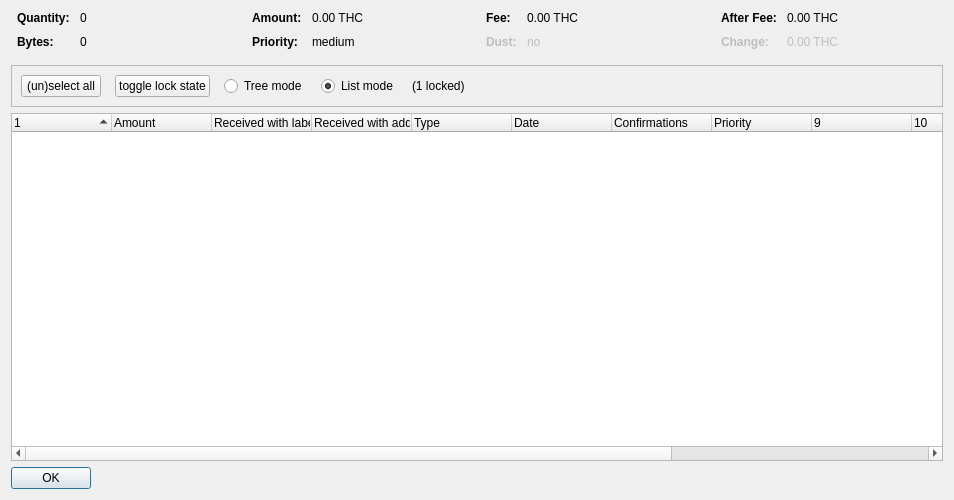
<?xml version="1.0" encoding="UTF-8"?>
<ui version="4.0">
 <class>CoinControlDialog</class>
 <widget class="QDialog" name="CoinControlDialog">
  <property name="geometry">
   <rect>
    <x>0</x>
    <y>0</y>
    <width>954</width>
    <height>500</height>
   </rect>
  </property>
  <property name="windowTitle">
   <string>Coin Selection</string>
  </property>
  <layout class="QVBoxLayout" name="verticalLayout">
   <item>
    <layout class="QHBoxLayout" name="horizontalLayoutTop" stretch="0,0,0,0">
     <property name="topMargin">
      <number>0</number>
     </property>
     <property name="bottomMargin">
      <number>10</number>
     </property>
     <item>
      <layout class="QFormLayout" name="formLayoutCoinControl1">
       <property name="horizontalSpacing">
        <number>10</number>
       </property>
       <property name="verticalSpacing">
        <number>10</number>
       </property>
       <property name="leftMargin">
        <number>6</number>
       </property>
       <property name="rightMargin">
        <number>6</number>
       </property>
       <item row="0" column="0">
        <widget class="QLabel" name="labelCoinControlQuantityText">
         <property name="font">
          <font>
           <weight>75</weight>
           <bold>true</bold>
          </font>
         </property>
         <property name="text">
          <string>Quantity:</string>
         </property>
        </widget>
       </item>
       <item row="0" column="1">
        <widget class="QLabel" name="labelCoinControlQuantity">
         <property name="cursor">
          <cursorShape>IBeamCursor</cursorShape>
         </property>
         <property name="contextMenuPolicy">
          <enum>Qt::ActionsContextMenu</enum>
         </property>
         <property name="text">
          <string notr="true">0</string>
         </property>
         <property name="textInteractionFlags">
          <set>Qt::LinksAccessibleByMouse|Qt::TextSelectableByKeyboard|Qt::TextSelectableByMouse</set>
         </property>
        </widget>
       </item>
       <item row="1" column="0">
        <widget class="QLabel" name="labelCoinControlBytesText">
         <property name="font">
          <font>
           <weight>75</weight>
           <bold>true</bold>
          </font>
         </property>
         <property name="text">
          <string>Bytes:</string>
         </property>
        </widget>
       </item>
       <item row="1" column="1">
        <widget class="QLabel" name="labelCoinControlBytes">
         <property name="cursor">
          <cursorShape>IBeamCursor</cursorShape>
         </property>
         <property name="contextMenuPolicy">
          <enum>Qt::ActionsContextMenu</enum>
         </property>
         <property name="text">
          <string notr="true">0</string>
         </property>
         <property name="textInteractionFlags">
          <set>Qt::LinksAccessibleByMouse|Qt::TextSelectableByKeyboard|Qt::TextSelectableByMouse</set>
         </property>
        </widget>
       </item>
      </layout>
     </item>
     <item>
      <layout class="QFormLayout" name="formLayoutCoinControl2">
       <property name="horizontalSpacing">
        <number>10</number>
       </property>
       <property name="verticalSpacing">
        <number>10</number>
       </property>
       <property name="leftMargin">
        <number>6</number>
       </property>
       <property name="rightMargin">
        <number>6</number>
       </property>
       <item row="0" column="0">
        <widget class="QLabel" name="labelCoinControlAmountText">
         <property name="font">
          <font>
           <weight>75</weight>
           <bold>true</bold>
          </font>
         </property>
         <property name="text">
          <string>Amount:</string>
         </property>
        </widget>
       </item>
       <item row="0" column="1">
        <widget class="QLabel" name="labelCoinControlAmount">
         <property name="cursor">
          <cursorShape>IBeamCursor</cursorShape>
         </property>
         <property name="contextMenuPolicy">
          <enum>Qt::ActionsContextMenu</enum>
         </property>
         <property name="text">
          <string notr="true">0.00 THC</string>
         </property>
         <property name="textInteractionFlags">
          <set>Qt::LinksAccessibleByMouse|Qt::TextSelectableByKeyboard|Qt::TextSelectableByMouse</set>
         </property>
        </widget>
       </item>
       <item row="1" column="0">
        <widget class="QLabel" name="labelCoinControlPriorityText">
         <property name="font">
          <font>
           <weight>75</weight>
           <bold>true</bold>
          </font>
         </property>
         <property name="text">
          <string>Priority:</string>
         </property>
        </widget>
       </item>
       <item row="1" column="1">
        <widget class="QLabel" name="labelCoinControlPriority">
         <property name="cursor">
          <cursorShape>IBeamCursor</cursorShape>
         </property>
         <property name="contextMenuPolicy">
          <enum>Qt::ActionsContextMenu</enum>
         </property>
         <property name="text">
          <string>medium</string>
         </property>
         <property name="textInteractionFlags">
          <set>Qt::LinksAccessibleByMouse|Qt::TextSelectableByKeyboard|Qt::TextSelectableByMouse</set>
         </property>
        </widget>
       </item>
      </layout>
     </item>
     <item>
      <layout class="QFormLayout" name="formLayoutCoinControl3">
       <property name="horizontalSpacing">
        <number>10</number>
       </property>
       <property name="verticalSpacing">
        <number>10</number>
       </property>
       <property name="leftMargin">
        <number>6</number>
       </property>
       <property name="rightMargin">
        <number>6</number>
       </property>
       <item row="0" column="0">
        <widget class="QLabel" name="labelCoinControlFeeText">
         <property name="font">
          <font>
           <weight>75</weight>
           <bold>true</bold>
          </font>
         </property>
         <property name="text">
          <string>Fee:</string>
         </property>
        </widget>
       </item>
       <item row="0" column="1">
        <widget class="QLabel" name="labelCoinControlFee">
         <property name="cursor">
          <cursorShape>IBeamCursor</cursorShape>
         </property>
         <property name="contextMenuPolicy">
          <enum>Qt::ActionsContextMenu</enum>
         </property>
         <property name="text">
          <string notr="true">0.00 THC</string>
         </property>
         <property name="textInteractionFlags">
          <set>Qt::LinksAccessibleByMouse|Qt::TextSelectableByKeyboard|Qt::TextSelectableByMouse</set>
         </property>
        </widget>
       </item>
       <item row="1" column="0">
        <widget class="QLabel" name="labelCoinControlLowOutputText">
         <property name="enabled">
          <bool>false</bool>
         </property>
         <property name="font">
          <font>
           <weight>75</weight>
           <bold>true</bold>
          </font>
         </property>
         <property name="text">
          <string>Dust:</string>
         </property>
        </widget>
       </item>
       <item row="1" column="1">
        <widget class="QLabel" name="labelCoinControlLowOutput">
         <property name="enabled">
          <bool>false</bool>
         </property>
         <property name="cursor">
          <cursorShape>IBeamCursor</cursorShape>
         </property>
         <property name="contextMenuPolicy">
          <enum>Qt::ActionsContextMenu</enum>
         </property>
         <property name="text">
          <string>no</string>
         </property>
         <property name="textInteractionFlags">
          <set>Qt::LinksAccessibleByMouse|Qt::TextSelectableByKeyboard|Qt::TextSelectableByMouse</set>
         </property>
        </widget>
       </item>
      </layout>
     </item>
     <item>
      <layout class="QFormLayout" name="formLayoutCoinControl4">
       <property name="horizontalSpacing">
        <number>10</number>
       </property>
       <property name="verticalSpacing">
        <number>10</number>
       </property>
       <property name="leftMargin">
        <number>6</number>
       </property>
       <property name="rightMargin">
        <number>6</number>
       </property>
       <item row="0" column="0">
        <widget class="QLabel" name="labelCoinControlAfterFeeText">
         <property name="font">
          <font>
           <weight>75</weight>
           <bold>true</bold>
          </font>
         </property>
         <property name="text">
          <string>After Fee:</string>
         </property>
        </widget>
       </item>
       <item row="0" column="1">
        <widget class="QLabel" name="labelCoinControlAfterFee">
         <property name="cursor">
          <cursorShape>IBeamCursor</cursorShape>
         </property>
         <property name="contextMenuPolicy">
          <enum>Qt::ActionsContextMenu</enum>
         </property>
         <property name="text">
          <string notr="true">0.00 THC</string>
         </property>
         <property name="textInteractionFlags">
          <set>Qt::LinksAccessibleByMouse|Qt::TextSelectableByKeyboard|Qt::TextSelectableByMouse</set>
         </property>
        </widget>
       </item>
       <item row="1" column="0">
        <widget class="QLabel" name="labelCoinControlChangeText">
         <property name="enabled">
          <bool>false</bool>
         </property>
         <property name="font">
          <font>
           <weight>75</weight>
           <bold>true</bold>
          </font>
         </property>
         <property name="text">
          <string>Change:</string>
         </property>
        </widget>
       </item>
       <item row="1" column="1">
        <widget class="QLabel" name="labelCoinControlChange">
         <property name="enabled">
          <bool>false</bool>
         </property>
         <property name="cursor">
          <cursorShape>IBeamCursor</cursorShape>
         </property>
         <property name="contextMenuPolicy">
          <enum>Qt::ActionsContextMenu</enum>
         </property>
         <property name="text">
          <string notr="true">0.00 THC</string>
         </property>
         <property name="textInteractionFlags">
          <set>Qt::LinksAccessibleByMouse|Qt::TextSelectableByKeyboard|Qt::TextSelectableByMouse</set>
         </property>
        </widget>
       </item>
      </layout>
     </item>
    </layout>
   </item>
   <item>
    <widget class="QFrame" name="frame">
     <property name="minimumSize">
      <size>
       <width>0</width>
       <height>40</height>
      </size>
     </property>
     <property name="frameShape">
      <enum>QFrame::StyledPanel</enum>
     </property>
     <property name="frameShadow">
      <enum>QFrame::Sunken</enum>
     </property>
     <layout class="QHBoxLayout" name="horizontalLayout">
      <item>
       <layout class="QHBoxLayout" name="horizontalLayoutPanel" stretch="0,0,0,0,0,0">
        <property name="spacing">
         <number>14</number>
        </property>
        <item>
         <widget class="QPushButton" name="pushButtonSelectAll">
          <property name="sizePolicy">
           <sizepolicy hsizetype="Maximum" vsizetype="Fixed">
            <horstretch>0</horstretch>
            <verstretch>0</verstretch>
           </sizepolicy>
          </property>
          <property name="text">
           <string>(un)select all</string>
          </property>
          <property name="autoDefault">
           <bool>false</bool>
          </property>
         </widget>
        </item>
        <item>
         <widget class="QPushButton" name="pushButtonToggleLock">
          <property name="sizePolicy">
           <sizepolicy hsizetype="Maximum" vsizetype="Fixed">
            <horstretch>0</horstretch>
            <verstretch>0</verstretch>
           </sizepolicy>
          </property>
          <property name="text">
           <string>toggle lock state</string>
          </property>
          <property name="autoDefault">
           <bool>false</bool>
          </property>
         </widget>
        </item>
        <item>
         <widget class="QRadioButton" name="radioTreeMode">
          <property name="sizePolicy">
           <sizepolicy hsizetype="Maximum" vsizetype="Fixed">
            <horstretch>0</horstretch>
            <verstretch>0</verstretch>
           </sizepolicy>
          </property>
          <property name="text">
           <string>Tree mode</string>
          </property>
         </widget>
        </item>
        <item>
         <widget class="QRadioButton" name="radioListMode">
          <property name="sizePolicy">
           <sizepolicy hsizetype="Maximum" vsizetype="Fixed">
            <horstretch>0</horstretch>
            <verstretch>0</verstretch>
           </sizepolicy>
          </property>
          <property name="text">
           <string>List mode</string>
          </property>
          <property name="checked">
           <bool>true</bool>
          </property>
         </widget>
        </item>
        <item>
         <widget class="QLabel" name="labelLocked">
          <property name="text">
           <string>(1 locked)</string>
          </property>
         </widget>
        </item>
        <item>
         <spacer name="horizontalSpacer">
          <property name="orientation">
           <enum>Qt::Horizontal</enum>
          </property>
          <property name="sizeHint" stdset="0">
           <size>
            <width>40</width>
            <height>20</height>
           </size>
          </property>
         </spacer>
        </item>
       </layout>
      </item>
     </layout>
    </widget>
   </item>
   <item>
    <widget class="CoinControlTreeWidget" name="treeWidget">
     <property name="contextMenuPolicy">
      <enum>Qt::CustomContextMenu</enum>
     </property>
     <property name="sortingEnabled">
      <bool>false</bool>
     </property>
     <property name="columnCount">
      <number>13</number>
     </property>
     <attribute name="headerShowSortIndicator" stdset="0">
      <bool>true</bool>
     </attribute>
     <attribute name="headerStretchLastSection">
      <bool>false</bool>
     </attribute>
     <column>
      <property name="text">
       <string/>
      </property>
     </column>
     <column>
      <property name="text">
       <string>Amount</string>
      </property>
     </column>
     <column>
      <property name="text">
       <string>Received with label</string>
      </property>
     </column>
     <column>
      <property name="text">
       <string>Received with address</string>
      </property>
     </column>
     <column>
      <property name="text">
	<string>Type</string>
      </property>
     </column>
     <column>
      <property name="text">	 
       <string>Date</string>
      </property>
     </column>
     <column>
      <property name="text">
       <string>Confirmations</string>
      </property>
      <property name="toolTip">
       <string>Confirmed</string>
      </property>
     </column>
     <column>
      <property name="text">
       <string>Priority</string>
      </property>
     </column>
     <column>
      <property name="text">
       <string/>
      </property>
     </column>
     <column>
      <property name="text">
       <string/>
      </property>
     </column>
     <column>
      <property name="text">
       <string/>
      </property>
     </column>
     <column>
      <property name="text">
       <string/>
      </property>
     </column>
     <column>
      <property name="text">
       <string/>
      </property>
     </column>
    </widget>
   </item>
   <item>
    <widget class="QDialogButtonBox" name="buttonBox">
     <property name="sizePolicy">
      <sizepolicy hsizetype="Maximum" vsizetype="Fixed">
       <horstretch>0</horstretch>
       <verstretch>0</verstretch>
      </sizepolicy>
     </property>
     <property name="orientation">
      <enum>Qt::Horizontal</enum>
     </property>
     <property name="standardButtons">
      <set>QDialogButtonBox::Ok</set>
     </property>
    </widget>
   </item>
  </layout>
 </widget>
 <customwidgets>
  <customwidget>
   <class>CoinControlTreeWidget</class>
   <extends>QTreeWidget</extends>
   <header>coincontroltreewidget.h</header>
  </customwidget>
 </customwidgets>
 <resources/>
 <connections/>
</ui>
